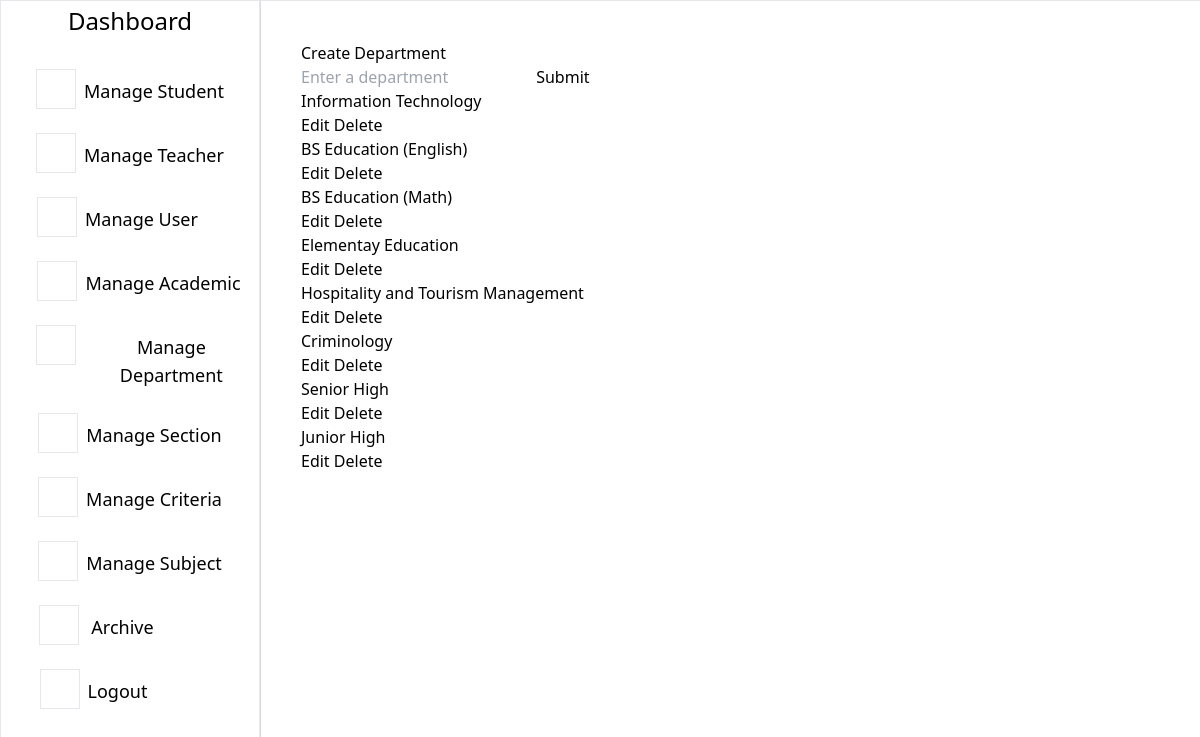
The app's page /admin/department_create.php with its own data.
### tables this page shows
CREATE TABLE `tbldepartment` (
  `department_id` int NOT NULL,
  `department_name` varchar(255) NOT NULL
);

### admin/department.php (called while the page is built, shortened)
<?php
include("../database/dbconnect.php");
function displayDepartment()
{
  global $conn;
  try {
    $sql = "SELECT department_id, department_name FROM tbldepartment";
    $stmt = $conn->prepare($sql);
    $stmt->execute();
    $result = $stmt->get_result();
    $departmentList = [];
    if ($result->num_rows > 0) {
      while ($row = $result->fetch_assoc()) {
        $departmentList[] = $row;
      }
    }
    return $departmentList;
  } catch (mysqli_sql_exception $e) {
    error_log("Error fetching department: " . $e->getMessage());
    return [];
  }
}
?>

### admin/department_create.php (the view, shortened to what this page needs)
<?php
include("../database/dbconnect.php");
include("./department.php");
$selectedDept = "";
$departmentList = displayDepartment();
?>
<!DOCTYPE html>
<html lang="en">
<head>
  <script src="https://cdn.tailwindcss.com"></script>
</head>
<body>
<aside>
    <div class="container">
      <div class="fixed bottom-0 left-0 top-0 z-50 w-[260px] border shadow">
        <div class=" text-2xl text-center hover:bg-blue-900 hover:text-white py-1 rounded-sm cursor-pointer">
          <a href="adminDashboard.php" class="cursor-pointer">Dashboard</a>
        </div>
        <div class="flex flex-col justify-evenly item-center text-center gap-2 mt-5">
          <div class="flex justify-center item-center gap-2 hover:bg-[#161D6F] py-2 hover:text-white cursor-pointer">
            <div class="h-10 w-10 border">
            </div>
            <div class="mt-2 text-lg">
              <a href="../admin/student_view.php">Manage Student</a>
            </div>
          </div>
          <div class="flex justify-center item-center gap-2 hover:bg-[#161D6F] py-2 hover:text-white cursor-pointer">
            <div class="h-10 w-10 border">
            </div>
            <div class="mt-2 text-lg">
              <a href="../admin/teacher_view.php">Manage Teacher</a>
            </div>
          </div>
          <div class="flex justify-center item-center gap-2 hover:bg-[#161D6F] py-2 hover:text-white cursor-pointer ms-[-25px]">
            <div class="h-10 w-10 border">
            </div>
            <div class="mt-2 text-lg">
              <a href="">Manage User</a>
            </div>
          </div>
          <div class="flex justify-center item-center gap-2  hover:bg-[#161D6F] py-2 hover:text-white cursor-pointer ms-[18px]">
            <div class="h-10 w-10 border">
            </div>
            <div class="mt-2 text-lg">
              <a href="../admin/academic_create.php">Manage Academic</a>
            </div>
          </div>
          <div class="flex justify-center item-center gap-2 hover:bg-[#161D6F]
            py-2 hover:text-white cursor-pointer ms-[35px]">
            <div class="h-10 w-10 border">
            </div>
            <div class="mt-2 text-lg">
              <a href="../admin/department_create.php">Manage Department</a>
            </div>
          </div>
          <div class="flex justify-center item-center gap-2 hover:bg-[#161D6F] py-2 hover:text-white cursor-pointer">
            <div class="h-10 w-10 border">
            </div>
            <div class="mt-2 text-lg">
              <a href="../admin/section_create.php">Manage Section</a>
            </div>
          </div>
          <div class="flex justify-center item-center gap-2 hover:bg-[#161D6F] py-2 hover:text-white cursor-pointer">
            <div class="h-10 w-10 border">
            </div>
            <div class="mt-2 text-lg">
              <a href="../admin/criteria_create.php">Manage Criteria</a>
            </div>
          </div>
          <div class="flex justify-center item-center gap-2 hover:bg-[#161D6F] py-2 hover:text-white cursor-pointer">
            <div class="h-10 w-10 border">
            </div>
            <div class="mt-2 text-lg">
              <a href="../admin/subject_create.php">Manage Subject</a>
            </div>
          </div>
          <div class="flex justify-center item-center gap-2 hover:bg-[#161D6F] py-2 hover:text-white cursor-pointer">
            <div class="h-10 w-10 border ms-[-63px]">
            </div>
            <div class="mt-2 text-lg mx-1">
              <a href="">Archive</a>
            </div>
          </div>
          <div class="flex justify-center
            item-center gap-2 hover:bg-[#161D6F]
              py-2 hover:text-white ms-[-73px]">
            <div class="h-10 w-10 border">
            </div>
            <div class="mt-2 text-lg">
              <a href="../logout.php">Logout</a>
            </div>
          </div>
        </div>
      </div>
    </div>
  </aside>
<div class="fixed bottom-0 left-0 right-0 top-0 z-10 mx-[260px] w-[1200px] p-10 border">
<h1>Create Department</h1>
    <form action="<?php echo htmlspecialchars($_SERVER['PHP_SELF']); ?>" method="post">
      <input type="text" name="department" placeholder="Enter a department" value="<?php echo htmlspecialchars($selectedDept); ?>" required>
      <input type="submit" value="Submit" />
    </form>
    <div id="departmentlist">
      <?php if (count($departmentList) > 0): ?>
        <div>
          <?php foreach ($departmentList as $index => $listDepartment): ?>
            <div class="department-item">
              <div><?php echo htmlspecialchars($listDepartment['department_name']); ?></div>
              <div class="dropdown">
                <a href="<?php echo htmlspecialchars($_SERVER['PHP_SELF']); ?>?edit=<?php echo $listDepartment['department_id']; ?>">Edit</a>
                <a href="<?php echo htmlspecialchars($_SERVER['PHP_SELF']); ?>?delete=<?php echo $listDepartment['department_id']; ?>" onclick="return confirm(`Are you sure you want to delete this department ?`);">Delete</a>
              </div>
            </div>
          <?php endforeach; ?>
        </div>
      <?php else: ?>
        <div class="no-department">No Department Available</div>
      <?php endif; ?>
    </div>
  </div>
</body>
</html>

### records on screen
tbldepartment: department_name "Information Technology"
tbldepartment: department_name "BS Education (English)"
tbldepartment: department_name "BS Education (Math)"
tbldepartment: department_name "Elementay Education"
tbldepartment: department_name "Hospitality and Tourism Management"
tbldepartment: department_name "Criminology"
tbldepartment: department_name "Senior High"
tbldepartment: department_name "Junior High"
